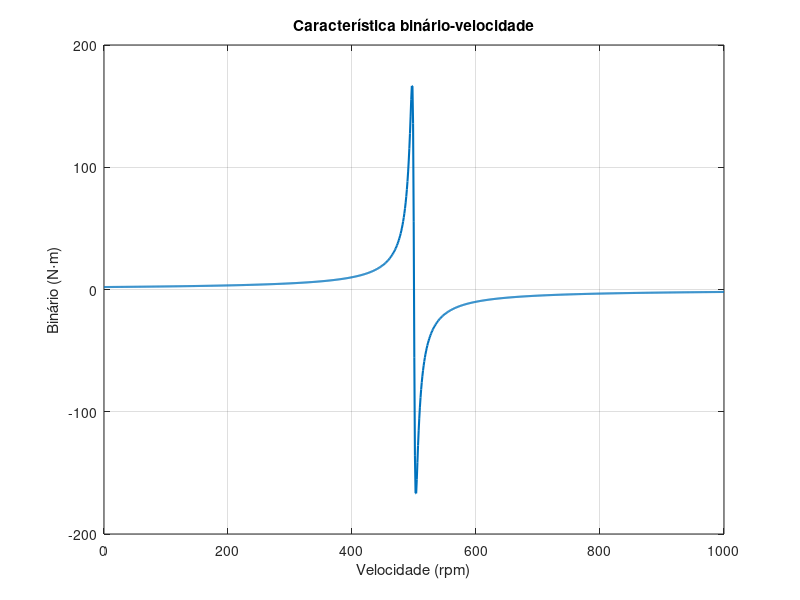

Recreate this plot in MATLAB. (Note: this script raises an error after producing the figure.)
%% Curva binário-velocidade da máquina de indução (circuito equivalente por fase)
clear; clc; close all;

%% Parâmetros da máquina  (SUBSTITUIR pelos valores do enunciado)
U   = 690;          % tensão composta [V]
V1  = U/sqrt(3);    % tensão de fase (ligação em estrela) [V]
f   = 50;           % frequência [Hz]
p   = 6;            % número de PARES de polos

Rs  = 17.7e-3;          % resistência do estator [Ohm]
Rr  = 8.05e-3;          % resistência do rotor (referida ao estator) [Ohm]
Lls = 17.7e-3;         % indutância de fugas do estator [H]
Llr = 3.41e-4;         % indutância de fugas do rotor [H]
Lm  = 5.12e-3;        % indutância de magnetização [H]

%% Grandezas derivadas
w   = 2*pi*f;       % pulsação elétrica [rad/s]
ws  = w/p;          % velocidade de sincronismo [rad/s]
ns  = 60*f/p;       % velocidade de sincronismo [rpm]
 
Xls = w*Lls;
Xlr = w*Llr;
Xm  = w*Lm;
 
%% Escorregamento (1000 pontos, evitando s = 0)
s = linspace(1, -1, 1000);
 
%% Circuito equivalente
Zr  = Rr./s + 1j*Xlr;                  % ramo do rotor
Zp  = (1j*Xm .* Zr) ./ (1j*Xm + Zr);   % paralelo com a magnetização
Zeq = Rs + 1j*Xls + Zp;                % série com o estator
 
Is  = V1 ./ Zeq;                       % corrente do estator
Ir  = Is .* (1j*Xm) ./ (1j*Xm + Zr);   % divisor de corrente -> corrente do rotor
 
%% Binário e velocidade
T = 3*abs(Ir).^2 .* (Rr./s) / ws;      % [N.m]
n = ns*(1 - s);                        % [rpm]
 
%% Gráfico
figure;
plot(n, T, 'LineWidth', 1.5); grid on;
xlabel('Velocidade (rpm)');
ylabel('Binário (N\cdotm)');
title('Característica binário-velocidade');
 
%% Pontos notáveis (verificação)
[Tmax, k] = max(T);
fprintf('Binário de arranque: %.2f N.m\n', T(1));
fprintf('Binário máximo:      %.2f N.m a %.1f rpm (s = %.4f)\n', Tmax, n(k), s(k));

% Binário máximo
[Tmax, k] = max(T);
fprintf('Tmax = %.2f N.m a %.1f rpm\n', Tmax, n(k));

% Binário nominal (nN = velocidade nominal da chapa)
nN = 1450;
Tn = interp1(n, T, nN);
fprintf('Tn = %.2f N.m a %.1f rpm\n', Tn, nN);

% Binário de 0 a 1000 rpm, de 200 em 200
n_pts = 0:200:1000;
T_pts = interp1(n, T, n_pts);
disp(table(n_pts', T_pts', 'VariableNames', {'n_rpm', 'T_Nm'}))
